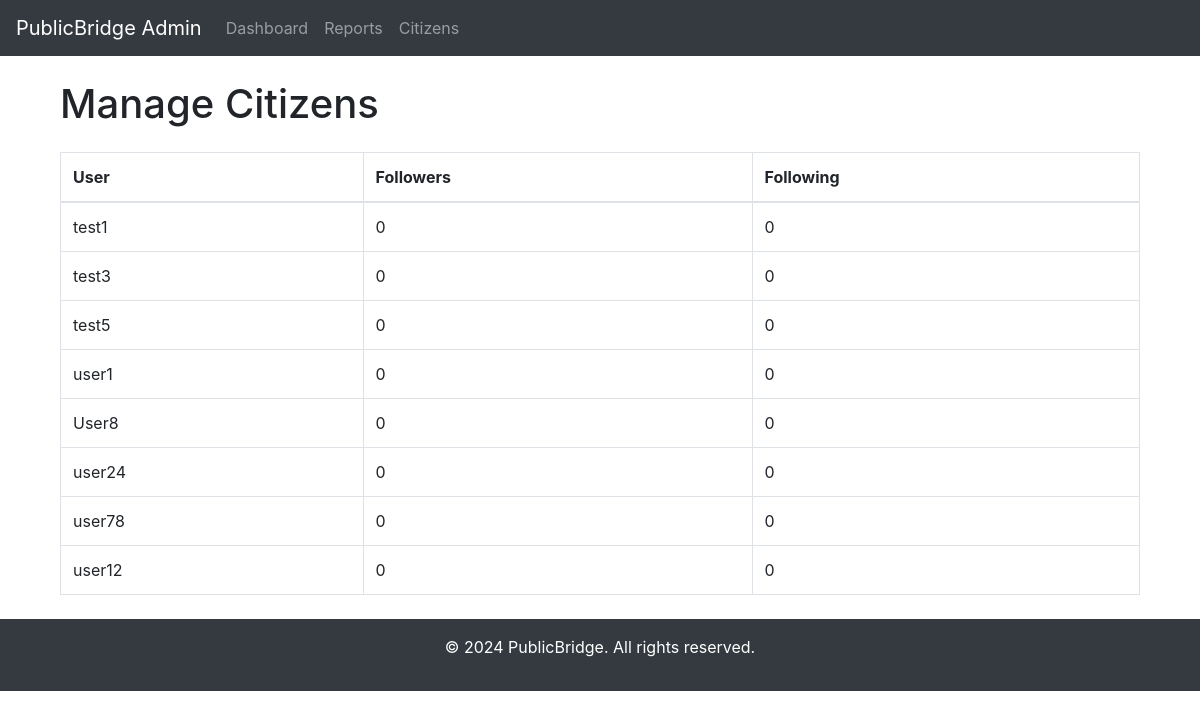
The app's page /dashboard/manage-citizens/ (signed in) with its own data.
### users/models.py (models this page shows, shortened)
class Profile(models.Model):
    user = models.OneToOneField(User, on_delete=models.CASCADE)
    bio = models.TextField(blank=True, null=True)
    profile_picture = models.ImageField(upload_to='profile_pictures/', blank=True, null=True)
    following = models.ManyToManyField(
        'self',
        through='Follow',
        related_name='followers',
        symmetrical=False
    )

class User(AbstractUser):
    is_citizen = models.BooleanField(default=True)
    is_government_admin = models.BooleanField(default=False)
    engagement_score = models.IntegerField(default=0)

### dashboard/views.py (the view)
# urls.py: path('manage-citizens/', views.manage_citizens, name='manage_citizens'),
@login_required
def manage_citizens(request):
    profiles = Profile.objects.annotate(
        followers_count=Count('followers'),
        following_count=Count('following')
    )
    return render(request, 'admin_dashboard/manage_citizens.html', {'profiles': profiles})

### templates/admin_dashboard/manage_citizens.html
{% extends 'admin_dashboard/base.html' %}
{% block content %}
<div class="container">
    <h1 class="my-4">Manage Citizens</h1>
    <table class="table table-bordered">
        <thead>
            <tr>
                <th>User</th>
                <th>Followers</th>
                <th>Following</th>
            </tr>
        </thead>
        <tbody>
            {% for profile in profiles %}
            <tr>
                <td>{{ profile.user.username }}</td>
                <td>{{ profile.followers_count }}</td>
                <td>{{ profile.following_count }}</td>
            </tr>
            {% endfor %}
        </tbody>
    </table>
</div>
{% endblock %}

### templates/admin_dashboard/base.html (shortened to what this page needs)
{% load static %}
<!DOCTYPE html>
<html lang="en">
<head>
    <link rel="stylesheet" href="https://stackpath.bootstrapcdn.com/bootstrap/4.5.2/css/bootstrap.min.css">
</head>
<body>
    <nav class="navbar navbar-expand-lg navbar-dark bg-dark">
        <a class="navbar-brand" href="#">PublicBridge Admin</a>
        <div class="collapse navbar-collapse" id="navbarNav">
            <ul class="navbar-nav">
                <li class="nav-item">
                    <a class="nav-link" href="{% url 'dashboard_overview' %}">Dashboard</a>
                </li>
                <li class="nav-item">
                    <a class="nav-link" href="{% url 'manage_reports' %}">Reports</a>
                </li>
                <li class="nav-item">
                    <a class="nav-link" href="{% url 'manage_citizens' %}">Citizens</a>
                </li>
            </ul>
        </div>
    </nav>
    <div class="container my-4">
        {% block content %}
        {% endblock %}
    </div>
    <footer class="bg-dark text-white text-center py-3">
        <p>&copy; 2024 PublicBridge. All rights reserved.</p>
    </footer>
</body>
</html>

### records on screen
Profile: user.username "test1", followers_count "0", following_count "0"
Profile: user.username "test3", followers_count "0", following_count "0"
Profile: user.username "test5", followers_count "0", following_count "0"
Profile: user.username "user1", followers_count "0", following_count "0"
Profile: user.username "User8", followers_count "0", following_count "0"
Profile: user.username "user24", followers_count "0", following_count "0"
Profile: user.username "user78", followers_count "0", following_count "0"
Profile: user.username "user12", followers_count "0", following_count "0"
